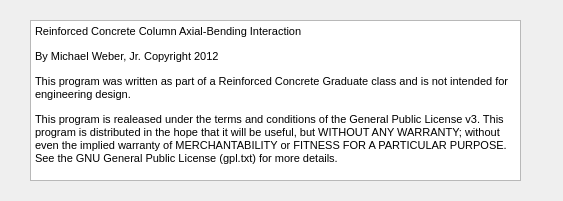
<?xml version="1.0" encoding="UTF-8"?>
<ui version="4.0">
 <class>About</class>
 <widget class="QDialog" name="About">
  <property name="geometry">
   <rect>
    <x>0</x>
    <y>0</y>
    <width>563</width>
    <height>201</height>
   </rect>
  </property>
  <property name="windowTitle">
   <string>Dialog</string>
  </property>
  <widget class="QTextBrowser" name="textBrowser">
   <property name="geometry">
    <rect>
     <x>30</x>
     <y>20</y>
     <width>491</width>
     <height>161</height>
    </rect>
   </property>
   <property name="html">
    <string>&lt;!DOCTYPE HTML PUBLIC &quot;-//W3C//DTD HTML 4.0//EN&quot; &quot;http://www.w3.org/TR/REC-html40/strict.dtd&quot;&gt;
&lt;html&gt;&lt;head&gt;&lt;meta name=&quot;qrichtext&quot; content=&quot;1&quot; /&gt;&lt;style type=&quot;text/css&quot;&gt;
p, li { white-space: pre-wrap; }
&lt;/style&gt;&lt;/head&gt;&lt;body style=&quot; font-family:'MS Shell Dlg 2'; font-size:8.25pt; font-weight:400; font-style:normal;&quot;&gt;
&lt;p style=&quot; margin-top:0px; margin-bottom:0px; margin-left:0px; margin-right:0px; -qt-block-indent:0; text-indent:0px;&quot;&gt;&lt;span style=&quot; font-size:8pt;&quot;&gt;Reinforced Concrete Column Axial-Bending Interaction&lt;/span&gt;&lt;/p&gt;
&lt;p style=&quot; margin-top:12px; margin-bottom:12px; margin-left:0px; margin-right:0px; -qt-block-indent:0; text-indent:0px;&quot;&gt;&lt;span style=&quot; font-size:8pt;&quot;&gt;By Michael Weber, Jr. Copyright 2012&lt;/span&gt;&lt;/p&gt;
&lt;p style=&quot; margin-top:12px; margin-bottom:12px; margin-left:0px; margin-right:0px; -qt-block-indent:0; text-indent:0px;&quot;&gt;&lt;span style=&quot; font-size:8pt;&quot;&gt;This program was written as part of a Reinforced Concrete Graduate class and is not intended for engineering design.&lt;/span&gt;&lt;/p&gt;
&lt;p style=&quot; margin-top:12px; margin-bottom:12px; margin-left:0px; margin-right:0px; -qt-block-indent:0; text-indent:0px;&quot;&gt;&lt;span style=&quot; font-size:8pt;&quot;&gt;This program is realeased under the terms and conditions of the General Public License v3. This program is distributed in the hope that it will be useful, but WITHOUT ANY WARRANTY; without even the implied warranty of MERCHANTABILITY or FITNESS FOR A PARTICULAR PURPOSE. See the GNU General Public License (gpl.txt) for more details. &lt;/span&gt;&lt;/p&gt;&lt;/body&gt;&lt;/html&gt;</string>
   </property>
  </widget>
 </widget>
 <resources/>
 <connections/>
</ui>
